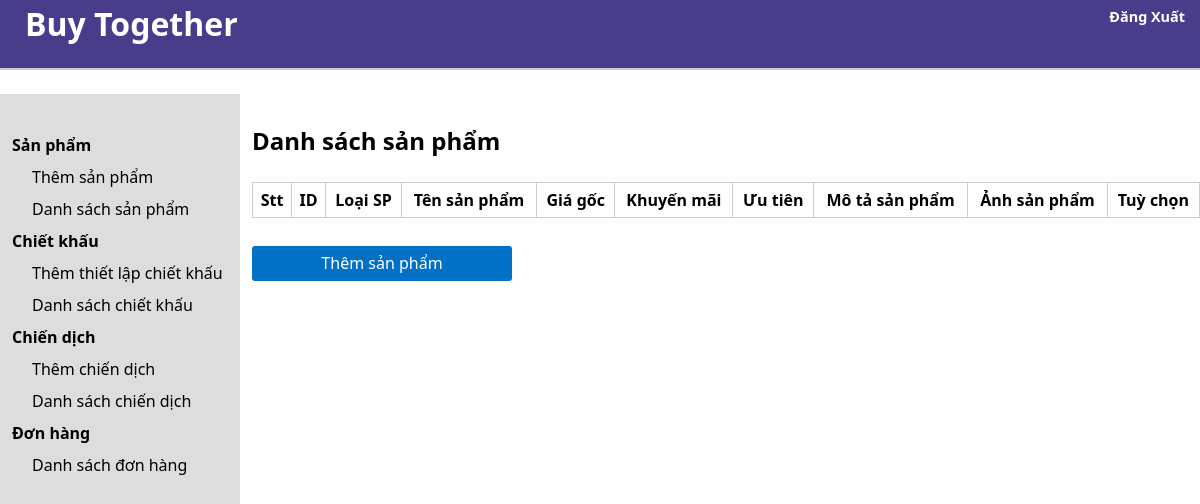
The page /admin/list_product.php?user_id=26 on the database as committed earlier.
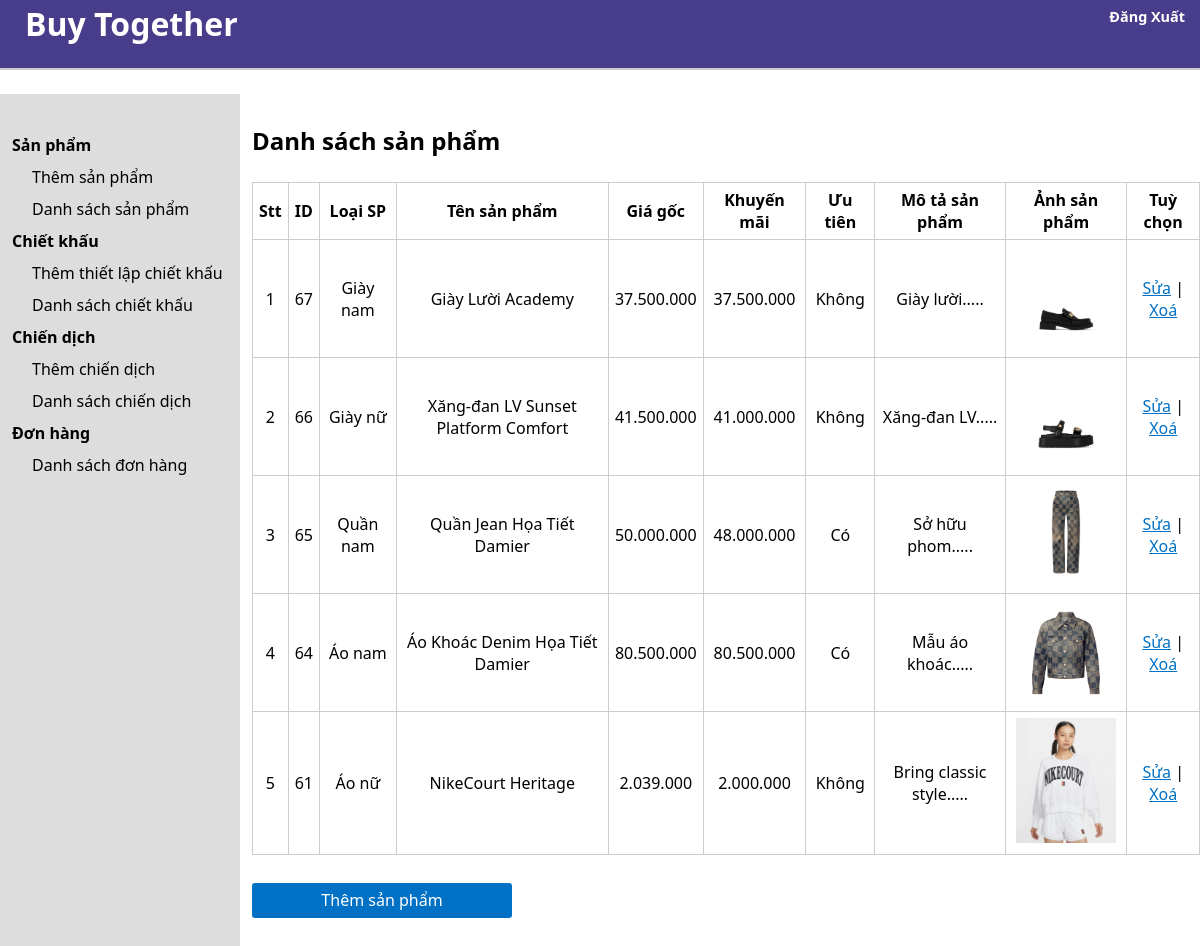
The same page on the database as committed later.
### tables this page shows
CREATE TABLE `product` (
  `product_id` int(11) NOT NULL,
  `brand_id` int(11) NOT NULL,
  `user_id` int(11) NOT NULL,
  `product_name` varchar(255) NOT NULL,
  `product_price` int(25) NOT NULL,
  `product_sale_price` int(25) NOT NULL,
  `product_description` varchar(5000) NOT NULL,
  `product_main_image` varchar(255) NOT NULL,
  `product_priority` int(11) NOT NULL
);

CREATE TABLE `brand` (
  `brand_id` int(11) NOT NULL,
  `category_id` int(11) NOT NULL,
  `brand_name` varchar(255) NOT NULL
);

### admin/class/database.php (called while the page is built, shortened)
<?php
Class Database{
    public $host    = DB_HOST;
    public $user    = DB_USER;
    public $pass    = DB_PASS;
    public $dbname  = DB_NAME;
    public $link;
    private function connectDB(){
        $this->link = new mysqli($this->host, $this->user, $this->pass,
        $this->dbname);
    }
    public function select($query){
        $result = $this->link->query($query) or
        die($this->link->error.__LINE__);
        if($result->num_rows > 0){
            return $result;
        } else {
            return false;
        }
    }
}

### admin/class/product_class.php (called while the page is built, shortened)
<?php
include_once "database.php";
class product{
    private $db;
    public function __construct(){
        $this -> db = new Database();
    }
    public function show_product($user_id){
        $query = "SELECT product.*, brand.brand_name FROM product INNER JOIN brand ON
                product.brand_id = brand.brand_id WHERE product.user_id = $user_id
                ORDER BY product.product_id DESC";
        $result = $this -> db -> select($query);
        return $result;
    }
}
?>

### admin/helpers/format.php (called while the page is built, shortened)
<?php
class Format{
    public function textShorten($text, $limit = 400){
        $text = $text." ";
        $text = substr($text, 0, $limit);
        $text  = substr($text, 0, strrpos($text, ' '));
        $text = $text.".....";
        return $text;
    }
    public function format_currency($n=0){
        $n = (string)$n;
        $n = strrev($n);
        $res = '';
        for($i=0; $i<strlen($n); $i++){
            if($i%3==0 && $i!=0){
                $res.='.';
            }
            $res.=$n[$i];
        }
        $res = strrev($res);
        return $res;
    }
}
?>

### admin/list_product.php (the view)
<?php
include "class/product_class.php";
include "helpers/format.php";
include "header.php";
$product = new product;
$fm = new Format;
if(!isset($_GET['user_id']) || $_GET['user_id'] == NULL){
    echo "<script>window.location = '../login.php'</script>";
}else{
    $user_id = $_GET['user_id'];
}
$show_product = $product -> show_product($user_id);
?>
<section class="admin-content">
        <div class="admin-content-left">
            <ul>
                <li><a href="">Sản phẩm</a>
                    <ul>
                        <li><a href="add_product.php?user_id=<?php echo $user_id?>">Thêm sản phẩm</a></li>
                        <li><a href="list_product.php?user_id=<?php echo $user_id?>">Danh sách sản phẩm</a></li>
                    </ul>
                </li>
                <li><a href="">Chiết khấu
                    <ul>
                        <li><a href="add_discount.php?user_id=<?php echo $user_id?>">Thêm thiết lập chiết khấu</a></li>
                        <li><a href="list_discount.php?user_id=<?php echo $user_id?>">Danh sách chiết khấu</a></li>
                    </ul>
                </li>
                <li><a href="">Chiến dịch</a>
                    <ul>
                        <li><a href="add_campaign.php?user_id=<?php echo $user_id?>">Thêm chiến dịch</a></li>
                        <li><a href="list_campaign.php?user_id=<?php echo $user_id?>">Danh sách chiến dịch</a></li>
                    </ul>
                </li>
                <li><a href="">Đơn hàng</a>
                    <ul>
                        <li><a href="list_order.php?user_id=<?php echo $user_id?>">Danh sách đơn hàng</a></li>
                    </ul>
                </li>
            </ul>
        </div>
        <div class="admin-content-right">
            <div class="admin-content-right-category-list">
                <h1>Danh sách sản phẩm</h1>
                <table>
                    <tr>
                        <th>Stt</th>
                        <th>ID</th>
                        <th>Loại SP</th>
                        <th>Tên sản phẩm</th>
                        <th>Giá gốc</th>
                        <th>Khuyến mãi</th>
                        <th>Ưu tiên</th>
                        <th>Mô tả sản phẩm</th>
                        <th>Ảnh sản phẩm</th>
                        <th>Tuỳ chọn</th>
                    </tr>
                    <?php
                    if($show_product){
                        $i = 0;
                        while($result = $show_product -> fetch_assoc()){
                            $i++;
                    ?>
                    <tr>
                        <td><?php echo $i ?></td>
                        <td><?php echo $result['product_id'] ?></td>
                        <td><?php echo $result['brand_name'] ?></td>
                        <td><?php echo $result['product_name'] ?></td>
                        <td><?php echo $fm -> format_currency($result['product_price']) ?></td>
                        <td><?php echo $fm -> format_currency($result['product_sale_price']) ?></td>
                        <td>
                            <?php
                                if($result['product_priority']){
                                    echo "Có";
                                }else{
                                    echo "Không";
                                }
                            ?>
                         </td>
                        <td><?php echo $fm -> textShorten($result['product_description'], 20) ?></td>
                        <td> <img style="width: 100px;" src="uploads/product/<?php echo $result['product_main_image'] ?>"> </td>
                        <td><a class="normal_link" href="edit_product.php?product_id=<?php echo $result['product_id'] ?>">Sửa</a> |
                        <a class="normal_link" href="delete_product.php?product_id=<?php echo $result['product_id'] ?>">Xoá</a></td>
                    </tr>
                    <?php
                        }
                    }
                    ?>
                </table>
                <div class="button_container">
                        <a href="add_product.php?user_id=<?php echo $user_id?>" class="button">Thêm sản phẩm</a>
                </div>
            </div>
        </div>
    </section>
</body>
</html>

### admin/header.php (shortened to what this page needs)
<!DOCTYPE html>
<html lang="en">
<head>
    <link rel="stylesheet" href="style.css">
</head>
<body>
    <header>
        <div class="header-container">
            <nav>
                <span class="container2">
                    <ul>
                        <li> <a href="../login.php"> Đăng Xuất </a></li>
                    </ul>
                </span>
            </nav>
            <span><a href="" class="BuyTogether"> Buy Together</a></span>
        </div>
    </header>

### admin/style.css (style rules this page uses)
* { margin: 0; padding: 0; box-sizing: border-box; font-family: system-ui, -apple-system, BlinkMacSystemFont, 'Segoe UI', Roboto, Oxygen, Ubuntu, Cantarell, 'Open Sans', 'Helvetica Neue', sans-serif; text-decoration: none; outline: none; color: black; }
ul { list-style: none; }
header { height: 100px; width: 100%; border-bottom: 2px solid #ccc; text-align: center; }
.admin-content { padding-top: 2%; display: flex; }
.admin-content-left { background-color: #ddd; height: 155vh; width: 20%; padding: 30px 0 0 12px; }
.admin-content-left > ul > li > a { font-weight: bold; }
.admin-content-left ul li { margin: 10px 0; }
.admin-content-left > ul > li > ul { margin-left: 20px; }
.admin-content-right { width: 80%; padding: 30px 0 0 12px; }
.admin-content-right-category-add input, select, .button { display: block; width: 260px; height: 35px; padding: 6px 12px; margin-top: 3%; }
.admin-content-right-category-list table { width: 100%; text-align: center; margin-top: 25px; border-collapse: collapse; }
.admin-content-right-category-list tr th,td { border: 1px solid #ccc; padding: 6px 6px; }
.admin-content-right-product-add input, select, textarea, .button { display: block; width: 260px; height: 35px; padding: 6px 12px; margin-top: 3%; }
.admin-content-right .button { cursor: pointer; background-color: #0071c5; color: #fff; border: none; border-radius: 3px; transition: all 0.3s ease; text-align: center; }
header { background-color:#483D8B; padding: 20px; height: 70px; align-items: center; }
header a { color: #fff; font-size: 10px; padding: 5px; font-weight: bold; }
span.container2 ul { display: flex; float: right; margin-top: -15px; margin-right: -10px; }
a.BuyTogether { font-size: 2rem; font-weight: 600; padding: 0; float: left; margin-top: -18px; margin-left: 5px; }
span.container2 ul a { font-size: 0.9rem; }
a.normal_link { color: #0071c5; text-decoration: underline; }

Rows that differ between the two databases and show on the page:
added product: product_id "67", brand.brand_name "Giày nam", product_name "Giày Lười Academy", product_price "37.500.000", product_sale_price "37.500.000", product_priority "Không", product_description "Giày lười.....", product_main_image (picture)
added product: product_id "66", brand.brand_name "Giày nữ", product_name "Xăng-đan LV Sunset Platform Comfort", product_price "41.500.000", product_sale_price "41.000.000", product_priority "Không", product_description "Xăng-đan LV.....", product_main_image (picture)
added product: product_id "65", brand.brand_name "Quần nam", product_name "Quần Jean Họa Tiết Damier", product_price "50.000.000", product_sale_price "48.000.000", product_priority "Có", product_description "Sở hữu phom.....", product_main_image (picture)
added product: product_id "64", brand.brand_name "Áo nam", product_name "Áo Khoác Denim Họa Tiết Damier", product_price "80.500.000", product_sale_price "80.500.000", product_priority "Có", product_description "Mẫu áo khoác.....", product_main_image (picture)
added product: product_id "61", brand.brand_name "Áo nữ", product_name "NikeCourt Heritage", product_price "2.039.000", product_sale_price "2.000.000", product_priority "Không", product_description "Bring classic style.....", product_main_image (picture)
